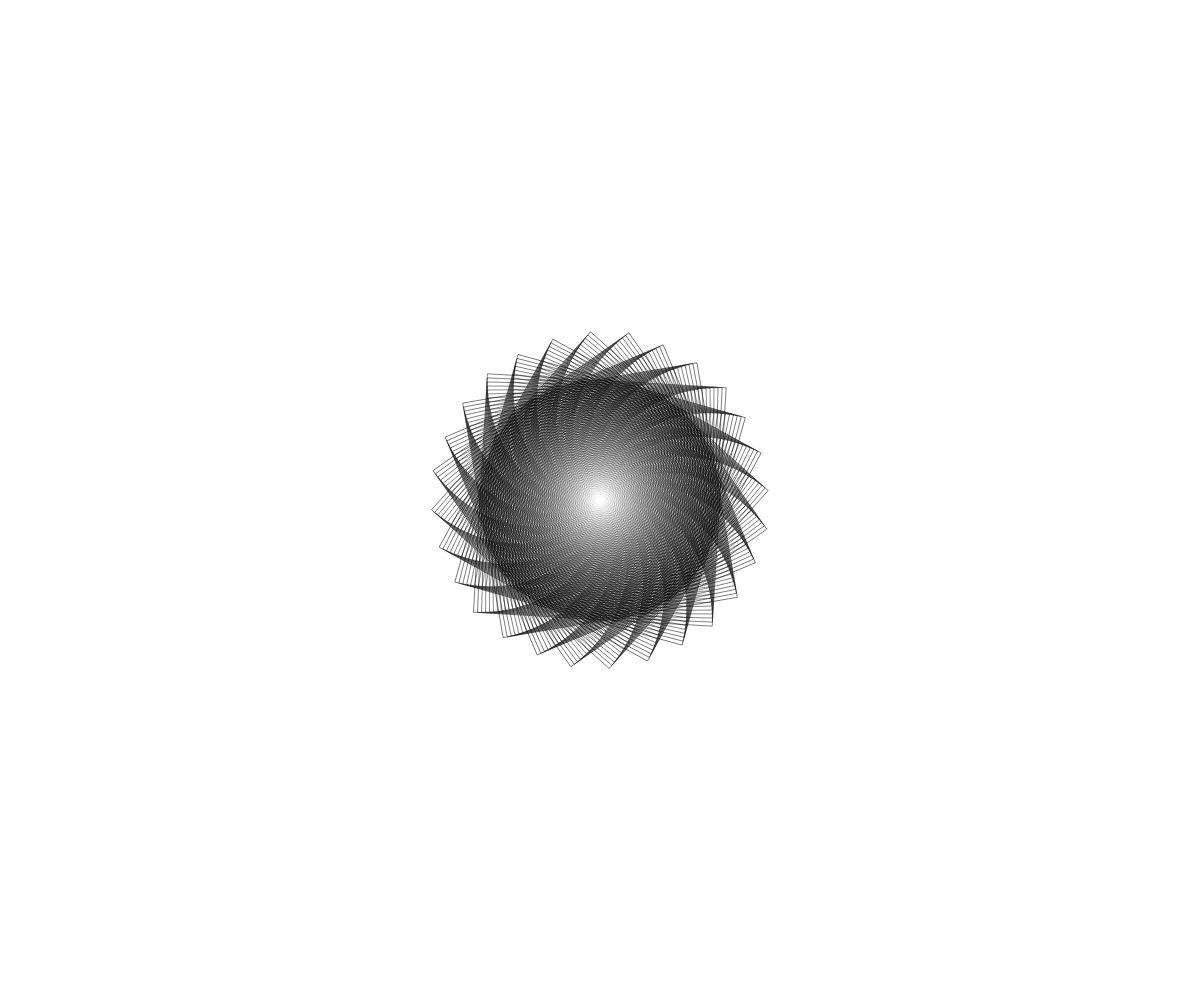
Frame 1 (no input)
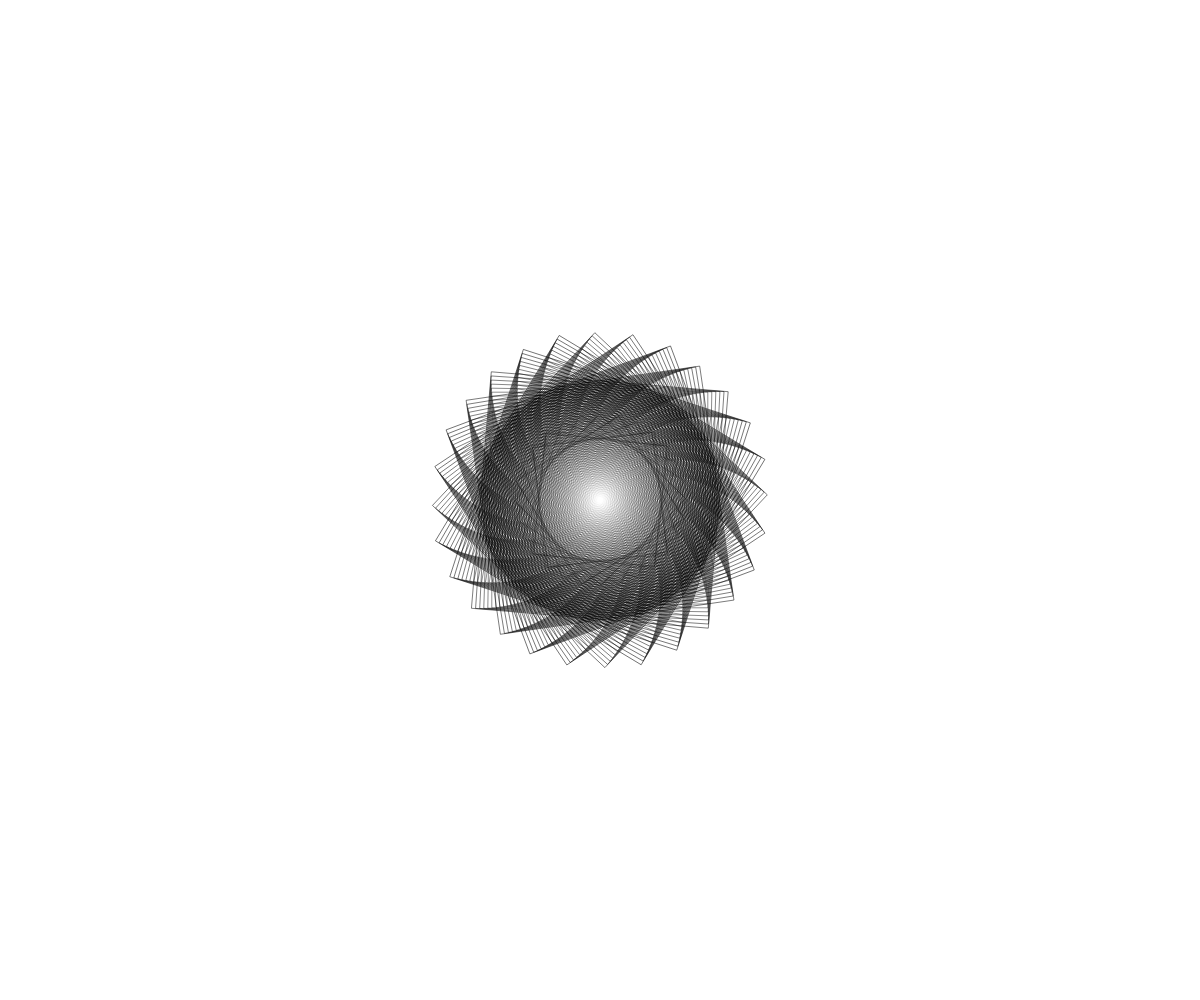
Frame 60 (no input)
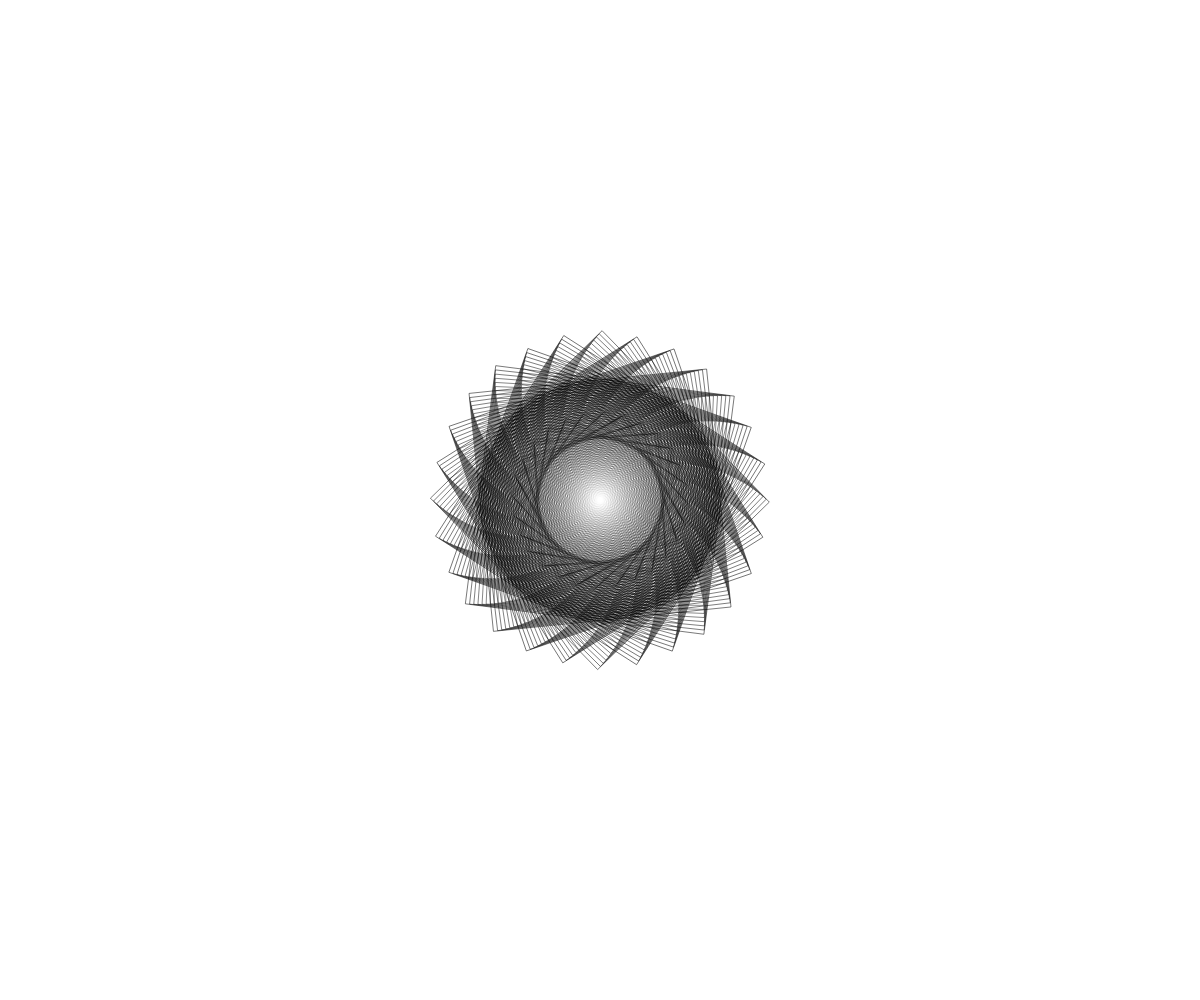
Frame 120 (the mouse pressed at the canvas centre since frame 60)

The p5.js sketch that drew these frames (run headless with seeded random() and noise() and a simulated clock; from frame 60 on, the mouse is pressed at the canvas centre):

// p5.js sketch
// ── sketch.js
// PRELOAD
function preload() {}

// VARIABLES
const sketchWidth = window.innerWidth;
const sketchHeight = window.innerHeight;
const shapeCount = 400;
const size = 240;
const scaleTreshold = 1;
let shapes = [];

// SETUP
function setup() {
    createCanvas(windowWidth, windowHeight);

    for (let count = 0; count < shapeCount; count++) {
        shapes.push({
            x: size / 2,
            y: size / 2,
            scale: (scaleTreshold / shapeCount) * count,
            rotation: (360 / shapeCount) * count,
        });
    }
    console.log(shapes);
}

// RESIZE
function windowResized() {
    resizeCanvas(windowWidth, windowHeight);
}

// DRAW
function draw() {
    background(255, 255, 255);
    noFill();
    stroke(0);
    strokeWeight(0.5);

    translate(windowWidth / 2, windowHeight / 2);
    for (let i = 0; i < shapes.length; i++) {
        push();

        scale(shapes[i].scale);
        if (shapes[i].scale > 20) {
            shapes[i].scale--;
        }

        rotate(shapes[i].rotation);
        translate(-size, -size);
        // strokeWeight(i * 0.1);
        square(shapes[i].x, shapes[i].y, size, shapes[i].roundness);

        shapes[i].rotation += 0.001;

        if (shapes[i].scale < scaleTreshold) {
            shapes[i].scale *= 1.0005;
        } else if (shapes[i].scale > scaleTreshold) {
            shapes[i].scale *= -0.5;
        }

        pop();
    }
}
